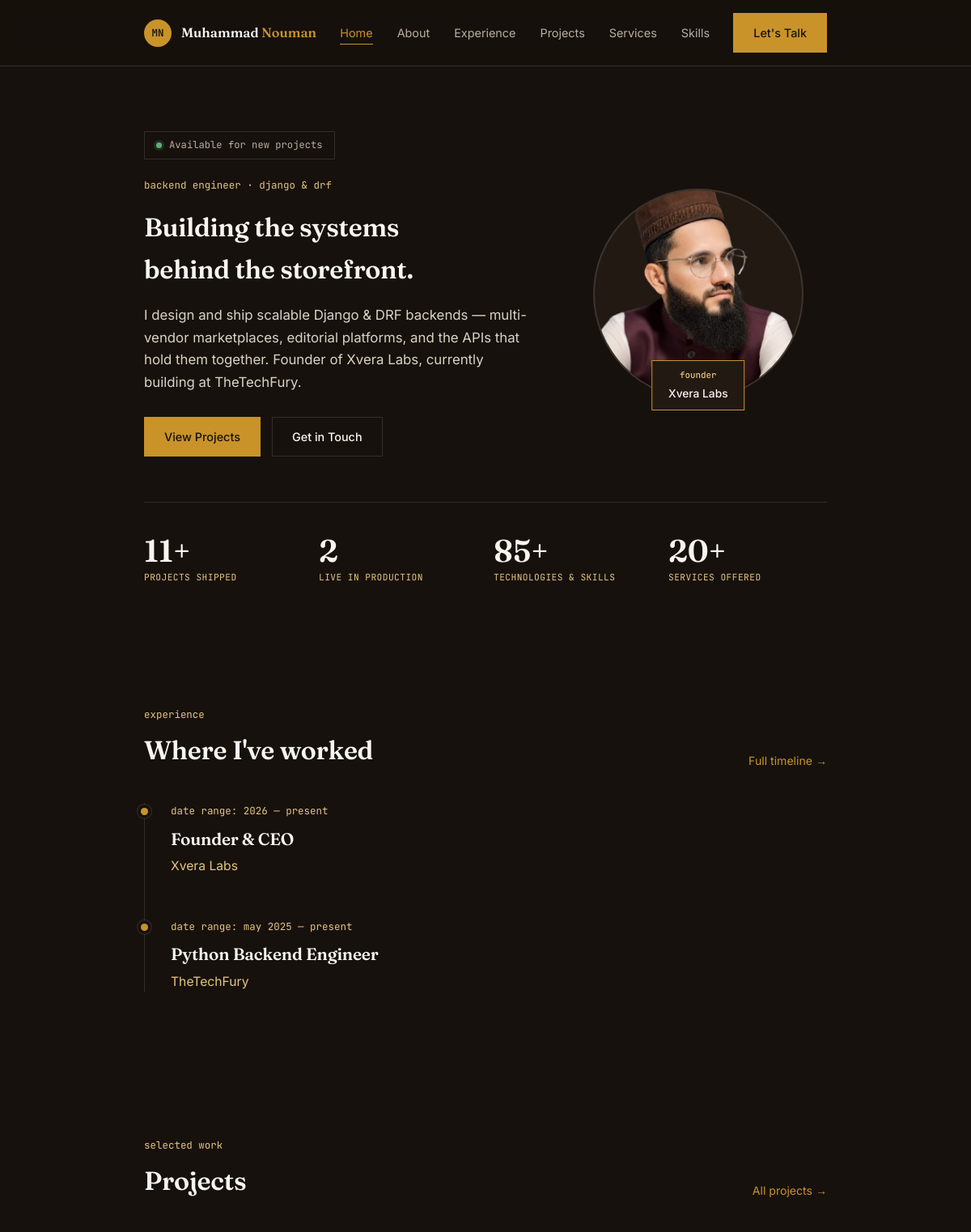
The page / (upper part) on the database its author committed.
### apps/experience/models.py (models this page shows, shortened)
class Experience(models.Model):
    role = models.CharField(max_length=150)
    organization = models.CharField(max_length=150)
    date_range = models.CharField(max_length=100, help_text='e.g. May 2025 — Present')
    order = models.PositiveIntegerField(default=0)
    class Meta:
        ordering = ['order']
        verbose_name_plural = 'Experience'

### apps/home/views.py (the view)
# urls.py: path('', views.home, name='home'),
def home(request):
    context = {
        'experiences': Experience.objects.all()[:2],
        'projects': Project.objects.filter(featured=True).prefetch_related('tags')[:3],
        'skill_categories': SkillCategory.objects.prefetch_related('skills').all()[:3],
        'services': Service.objects.all()[:8],
        'projects_count': Project.objects.count(),
        'services_count': Service.objects.count(),
        'skills_count': Skill.objects.count(),
        'live_projects_count': Project.objects.filter(status=Project.STATUS_LIVE).count(),
    }
    return render(request, 'home/home.html', context)

### core/context_processors.py (called while the page is built)
def site_meta(request):
    return {
        'SITE_NAME': settings.SITE_NAME,
        'OWNER_NAME': settings.OWNER_NAME,
        'OWNER_EMAIL': settings.OWNER_EMAIL,
        'OWNER_PHONE': settings.OWNER_PHONE,
        'OWNER_LOCATION': settings.OWNER_LOCATION,
        'OWNER_GITHUB': settings.OWNER_GITHUB,
        'OWNER_LINKEDIN': settings.OWNER_LINKEDIN,
    }

### templates/home/home.html (shortened to what this page needs)
{% extends 'base.html' %}
{% load static %}
{% block content %}
<header class="hero">
  <div class="wrap hero-grid">
    <div>
      <div class="availability-badge">
        <span class="dot"></span> Available for new projects
      </div>
      <span class="mono" style="display:block; margin-top:22px;">backend engineer · django &amp; drf</span>
      <h1 style="margin-top:16px;">Building the systems<br>behind the storefront.</h1>
      <p class="role">I design and ship scalable Django &amp; DRF backends — multi-vendor marketplaces, editorial platforms, and the APIs that hold them together. Founder of Xvera Labs, currently building at TheTechFury.</p>
      <div class="hero-cta">
        <a class="btn btn-primary" href="{% url 'projects:projects' %}">View Projects</a>
        <a class="btn btn-ghost" href="{% url 'contact:contact' %}">Get in Touch</a>
      </div>
    </div>
    <div class="hero-portrait-wrap">
      <div class="portrait-circle">
        <img src="{% static 'images/photo.png' %}" alt="{{ OWNER_NAME }}">
      </div>
      <div class="portrait-tag">
        <span class="mono">founder</span>
        Xvera Labs
      </div>
    </div>
  </div>
  <div class="wrap">
    <div class="stat-bar">
      <div class="stat-item">
        <span class="stat-number">{{ projects_count }}+</span>
        <span class="mono">projects shipped</span>
      </div>
      <div class="stat-item">
        <span class="stat-number">{{ live_projects_count }}</span>
        <span class="mono">live in production</span>
      </div>
      <div class="stat-item">
        <span class="stat-number">{{ skills_count }}+</span>
        <span class="mono">technologies &amp; skills</span>
      </div>
      <div class="stat-item">
        <span class="stat-number">{{ services_count }}+</span>
        <span class="mono">services offered</span>
      </div>
    </div>
  </div>
</header>
<section>
  <div class="wrap">
    <div class="sec-head-row sec-head">
      <div>
        <span class="mono">experience</span>
        <h2>Where I've worked</h2>
      </div>
      <a class="card-link" href="{% url 'experience:experience' %}">Full timeline →</a>
    </div>
    <div class="timeline">
      {% for exp in experiences %}
      <div class="tl-item">
        <span class="mono">{{ exp.date_range|lower }}</span>
        <h3>{{ exp.role }}</h3>
        <div class="org">{{ exp.organization }}</div>
      </div>
      {% endfor %}
    </div>
  </div>
</section>
<section>
  <div class="wrap">
    <div class="sec-head-row sec-head">
      <div>
        <span class="mono">selected work</span>
        <h2>Projects</h2>
      </div>
      <a class="card-link" href="{% url 'projects:projects' %}">All projects →</a>
    </div>
  </div>
</section>
{% endblock %}

### static/css/style.css (style rules this page uses)
:root { --ink:#17110D; --ink-soft:#221912; --paper:#FAF6EF; --gold:#C9932A; --gold-soft:#E4C583; --teal:#5A8480; --muted:#B9AFA0; --line: rgba(250,246,239,0.12); --max: 900px; }
* { box-sizing:border-box; }
html { scroll-behavior:smooth; }
body { margin:0; background:var(--ink); color:var(--paper); font-family:'Inter', sans-serif; font-size:16px; line-height:1.6; }
h1,h2,h3 { font-family:'Fraunces', serif; font-weight:600; margin:0; letter-spacing:-0.01em; }
.mono { font-family:'JetBrains Mono', monospace; font-size:0.78rem; color:var(--gold-soft); }
a { color:inherit; }
.wrap { max-width:var(--max); margin:0 auto; padding:0 28px; }
section { padding:90px 0; }
.btn { display:inline-flex; align-items:center; justify-content:center; padding:12px 24px; font-size:0.9rem; font-weight:500; text-decoration:none; border:1px solid transparent; transition:background .2s ease, color .2s ease, border-color .2s ease; cursor:pointer; font-family:inherit; }
.btn-primary { background:var(--gold); color:var(--ink); border-color:var(--gold); }
.btn-ghost { background:transparent; color:var(--paper); border-color:var(--line); }
.hero { padding:80px 0 60px; }
.hero-grid { display:grid; grid-template-columns:1.2fr 0.8fr; gap:48px; align-items:center; }
.hero .role { color:#DAD3C4; font-size:1.05rem; max-width:52ch; margin:18px 0 28px; line-height:1.65; }
.hero-cta { display:flex; gap:14px; flex-wrap:wrap; }
.availability-badge { display:inline-flex; align-items:center; gap:9px; border:1px solid var(--line); padding:7px 14px; font-family:'JetBrains Mono', monospace; font-size:0.76rem; color:var(--muted); }
.availability-badge .dot { width:7px; height:7px; border-radius:50%; background:#5FAE7A; box-shadow:0 0 0 3px rgba(95,174,122,0.18); animation:pulse-dot 2s ease-in-out infinite; }
.hero-portrait-wrap { position:relative; display:flex; justify-content:center; }
.portrait-circle { width:260px; height:260px; border-radius:50%; overflow:hidden; border:2px solid var(--line); background:var(--ink-soft); }
.portrait-circle img { width:100%; height:100%; object-fit:cover; display:block; }
.portrait-tag { position:absolute; bottom:-14px; left:50%; transform:translateX(-50%); background:var(--ink-soft); border:1px solid var(--gold); padding:9px 20px; white-space:nowrap; text-align:center; font-family:'Inter', sans-serif; font-size:0.86rem; color:var(--paper); font-weight:500; }
.portrait-tag .mono { display:block; font-size:0.68rem; margin-bottom:2px; }
.stat-bar { margin-top:56px; padding-top:40px; border-top:1px solid var(--line); display:grid; grid-template-columns:repeat(4, 1fr); gap:20px; }
.stat-item { display:flex; flex-direction:column; gap:6px; }
.stat-number { font-family:'Fraunces', serif; font-weight:600; font-size:2.4rem; color:var(--paper); line-height:1; }
.stat-item .mono { text-transform:uppercase; letter-spacing:0.04em; font-size:0.7rem; }
.sec-head-row { display:flex; align-items:flex-end; justify-content:space-between; gap:20px; margin-bottom:40px; }
.sec-head .mono { display:block; margin-bottom:8px; }
.sec-head h2 { font-size:clamp(1.6rem, 3.5vw, 2rem); }
.timeline { border-left:1px solid var(--line); padding-left:32px; display:flex; flex-direction:column; gap:52px; }
.tl-item { position:relative; }
.tl-item::before { content:''; position:absolute; left:-37px; top:6px; width:9px; height:9px; border-radius:50%; background:var(--gold); box-shadow:0 0 0 4px var(--ink), 0 0 0 5px var(--line); }
.tl-item .mono { display:block; margin-bottom:8px; }
.tl-item h3 { font-size:1.3rem; }
.tl-item .org { color:var(--gold-soft); font-size:0.98rem; margin-top:4px; font-family:'Inter',sans-serif; }
.card-link { font-size:0.88rem; color:var(--gold); text-decoration:none; border-bottom:1px solid transparent; }

### rows shown on the page
Experience: date_range "date range: 2026 — present", role "Founder & CEO", organization "Xvera Labs"
Experience: date_range "date range: may 2025 — present", role "Python Backend Engineer", organization "TheTechFury"

### other values the page prints
{{ projects_count }} "11"
{{ live_projects_count }} "2"
{{ skills_count }} "85"
{{ services_count }} "20"
